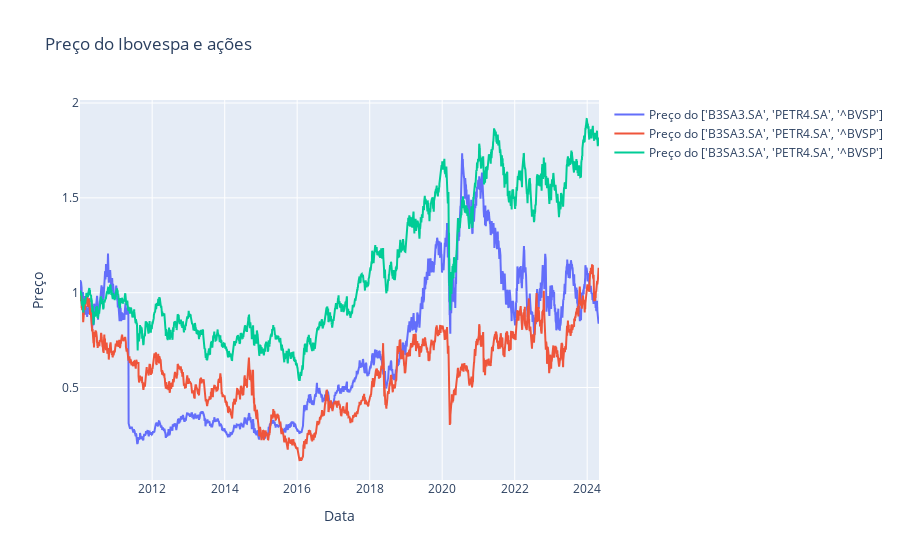

Source (notebook cell):
### Code cell
# Cria um gráfico de linha usando o Plotly
fig = go.Figure()
for stocks in acoes_df.columns:
#fig.add_trace(go.Scatter(x=acoes_df.index, y=acoes_df['IBOV'], mode='lines', name='Preço do Ibovespa'))
#fig.add_trace(go.Scatter(x=acoes_df.index, y=acoes_df['B3SA3'], mode='lines', name='Preço do B3SA3'))
    fig.add_trace(go.Scatter(x=acoes_df_normalized.index, y=acoes_df_normalized[stocks], mode='lines', name=f'Preço do {acoes}'))

# Configura o layout do gráfico
fig.update_layout(
    title='Preço do Ibovespa e ações',
    xaxis_title='Data',
    yaxis_title='Preço',
    showlegend=True
)

# Exibe o gráfico
fig.show()

### Figure 1 — Plotly figure (JSON) as saved in the notebook; plotly's stock layout.template omitted (floating-point values rounded to 4 significant figures; data arrays with more than 128 entries replaced by an {"elided": "..."} marker saying what was removed)
{"data": [{"mode": "lines", "name": "Preço do ['B3SA3.SA', 'PETR4.SA', '^BVSP']", "type": "scatter", "x": {"elided": "3544 str values"}, "y": {"elided": "3544 float values"}}, {"mode": "lines", "name": "Preço do ['B3SA3.SA', 'PETR4.SA', '^BVSP']", "type": "scatter", "x": {"elided": "3544 str values"}, "y": {"elided": "3544 float values"}}, {"mode": "lines", "name": "Preço do ['B3SA3.SA', 'PETR4.SA', '^BVSP']", "type": "scatter", "x": {"elided": "3544 str values"}, "y": {"elided": "3544 float values"}}], "layout": {"showlegend": true, "title": {"text": "Preço do Ibovespa e ações"}, "xaxis": {"title": {"text": "Data"}}, "yaxis": {"title": {"text": "Preço"}}}}
